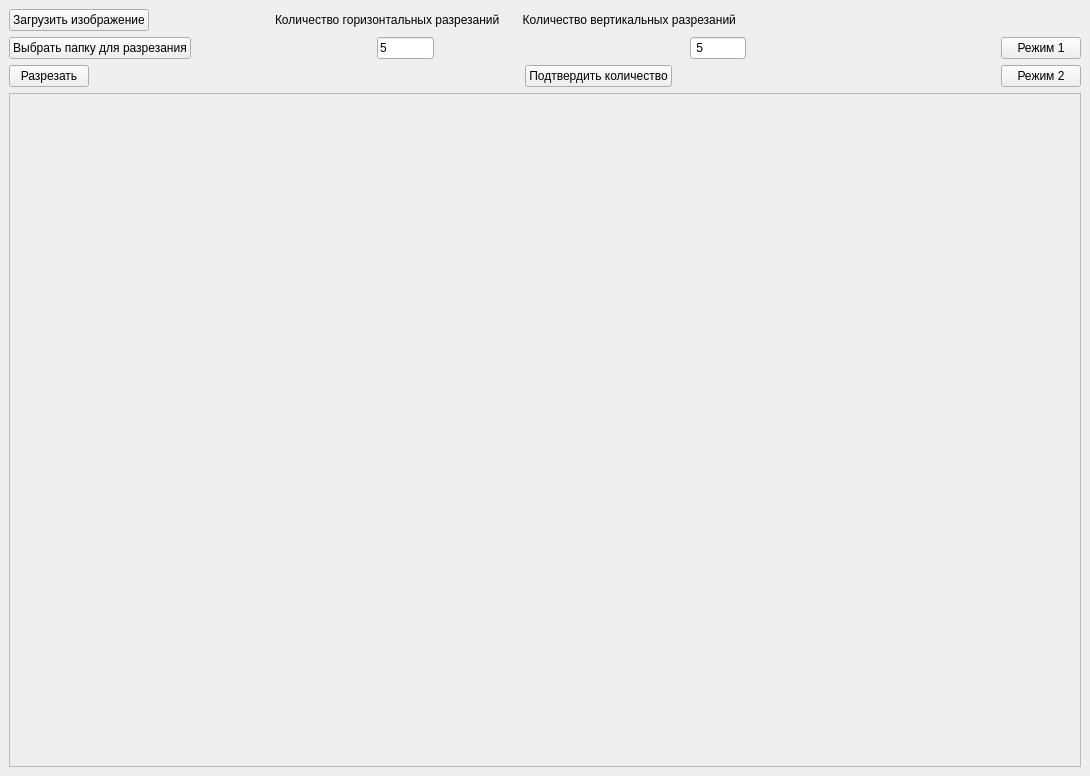
<?xml version="1.0" encoding="UTF-8"?>
<ui version="4.0">
 <class>MainWindow</class>
 <widget class="QMainWindow" name="MainWindow">
  <property name="geometry">
   <rect>
    <x>0</x>
    <y>0</y>
    <width>1090</width>
    <height>776</height>
   </rect>
  </property>
  <property name="windowTitle">
   <string>MainWindow</string>
  </property>
  <widget class="QWidget" name="centralwidget">
   <layout class="QVBoxLayout" name="verticalLayout">
    <item>
     <layout class="QHBoxLayout" name="horizontalLayout">
      <item>
       <widget class="QPushButton" name="btn_load_img">
        <property name="enabled">
         <bool>true</bool>
        </property>
        <property name="sizePolicy">
         <sizepolicy hsizetype="Maximum" vsizetype="Minimum">
          <horstretch>0</horstretch>
          <verstretch>0</verstretch>
         </sizepolicy>
        </property>
        <property name="styleSheet">
         <string notr="true">font: 12pt &quot;Century&quot;;</string>
        </property>
        <property name="text">
         <string>Загрузить изображение</string>
        </property>
       </widget>
      </item>
      <item>
       <spacer name="horizontalSpacer_3">
        <property name="orientation">
         <enum>Qt::Horizontal</enum>
        </property>
        <property name="sizeType">
         <enum>QSizePolicy::Fixed</enum>
        </property>
        <property name="sizeHint" stdset="0">
         <size>
          <width>120</width>
          <height>20</height>
         </size>
        </property>
       </spacer>
      </item>
      <item>
       <widget class="QLabel" name="label">
        <property name="enabled">
         <bool>true</bool>
        </property>
        <property name="sizePolicy">
         <sizepolicy hsizetype="Minimum" vsizetype="Fixed">
          <horstretch>0</horstretch>
          <verstretch>0</verstretch>
         </sizepolicy>
        </property>
        <property name="styleSheet">
         <string notr="true">font: 12pt &quot;Century&quot;;</string>
        </property>
        <property name="text">
         <string>Количество горизонтальных разрезаний       Количество вертикальных разрезаний</string>
        </property>
        <property name="textFormat">
         <enum>Qt::PlainText</enum>
        </property>
       </widget>
      </item>
     </layout>
    </item>
    <item>
     <layout class="QHBoxLayout" name="horizontalLayout_2">
      <item>
       <widget class="QPushButton" name="btn_choose_folder">
        <property name="styleSheet">
         <string notr="true">font: 12pt &quot;Century&quot;;</string>
        </property>
        <property name="text">
         <string>Выбрать папку для разрезания</string>
        </property>
       </widget>
      </item>
      <item>
       <spacer name="horizontalSpacer">
        <property name="orientation">
         <enum>Qt::Horizontal</enum>
        </property>
        <property name="sizeType">
         <enum>QSizePolicy::Fixed</enum>
        </property>
        <property name="sizeHint" stdset="0">
         <size>
          <width>180</width>
          <height>20</height>
         </size>
        </property>
       </spacer>
      </item>
      <item>
       <widget class="QLineEdit" name="lineEdit_x">
        <property name="toolTip">
         <string>&lt;html&gt;&lt;head/&gt;&lt;body&gt;&lt;p align=&quot;center&quot;&gt;&lt;br/&gt;&lt;/p&gt;&lt;/body&gt;&lt;/html&gt;</string>
        </property>
        <property name="whatsThis">
         <string>&lt;html&gt;&lt;head/&gt;&lt;body&gt;&lt;p align=&quot;center&quot;&gt;5&lt;/p&gt;&lt;p align=&quot;center&quot;&gt;&lt;br/&gt;&lt;/p&gt;&lt;/body&gt;&lt;/html&gt;</string>
        </property>
        <property name="styleSheet">
         <string notr="true">font: 12pt &quot;Century&quot;;</string>
        </property>
        <property name="text">
         <string>5</string>
        </property>
       </widget>
      </item>
      <item>
       <spacer name="horizontalSpacer_2">
        <property name="orientation">
         <enum>Qt::Horizontal</enum>
        </property>
        <property name="sizeType">
         <enum>QSizePolicy::Fixed</enum>
        </property>
        <property name="sizeHint" stdset="0">
         <size>
          <width>250</width>
          <height>20</height>
         </size>
        </property>
       </spacer>
      </item>
      <item>
       <widget class="QLineEdit" name="lineEdit_y">
        <property name="toolTip">
         <string>&lt;html&gt;&lt;head/&gt;&lt;body&gt;&lt;p align=&quot;center&quot;&gt;&lt;br/&gt;&lt;/p&gt;&lt;/body&gt;&lt;/html&gt;</string>
        </property>
        <property name="whatsThis">
         <string>&lt;html&gt;&lt;head/&gt;&lt;body&gt;&lt;p align=&quot;center&quot;&gt;&lt;br/&gt;&lt;/p&gt;&lt;/body&gt;&lt;/html&gt;</string>
        </property>
        <property name="styleSheet">
         <string notr="true">font: 12pt &quot;Century&quot;;</string>
        </property>
        <property name="text">
         <string> 5</string>
        </property>
       </widget>
      </item>
      <item>
       <spacer name="horizontalSpacer_4">
        <property name="orientation">
         <enum>Qt::Horizontal</enum>
        </property>
        <property name="sizeHint" stdset="0">
         <size>
          <width>300</width>
          <height>20</height>
         </size>
        </property>
       </spacer>
      </item>
      <item>
       <widget class="QPushButton" name="btn_mode_1">
        <property name="styleSheet">
         <string notr="true">font: 12pt &quot;Century&quot;;</string>
        </property>
        <property name="text">
         <string>Режим 1</string>
        </property>
       </widget>
      </item>
     </layout>
    </item>
    <item>
     <layout class="QHBoxLayout" name="horizontalLayout_4">
      <item>
       <widget class="QPushButton" name="btn_crop">
        <property name="styleSheet">
         <string notr="true">font: 12pt &quot;Century&quot;;</string>
        </property>
        <property name="text">
         <string>Разрезать</string>
        </property>
       </widget>
      </item>
      <item>
       <spacer name="horizontalSpacer_6">
        <property name="orientation">
         <enum>Qt::Horizontal</enum>
        </property>
        <property name="sizeType">
         <enum>QSizePolicy::Fixed</enum>
        </property>
        <property name="sizeHint" stdset="0">
         <size>
          <width>430</width>
          <height>20</height>
         </size>
        </property>
       </spacer>
      </item>
      <item>
       <widget class="QPushButton" name="btn_confirm">
        <property name="styleSheet">
         <string notr="true">font: 12pt &quot;Century&quot;;</string>
        </property>
        <property name="text">
         <string>Подтвердить количество</string>
        </property>
       </widget>
      </item>
      <item>
       <spacer name="horizontalSpacer_5">
        <property name="orientation">
         <enum>Qt::Horizontal</enum>
        </property>
        <property name="sizeHint" stdset="0">
         <size>
          <width>40</width>
          <height>20</height>
         </size>
        </property>
       </spacer>
      </item>
      <item>
       <widget class="QPushButton" name="btn_mode_2">
        <property name="styleSheet">
         <string notr="true">font: 12pt &quot;Century&quot;;</string>
        </property>
        <property name="text">
         <string>Режим 2</string>
        </property>
       </widget>
      </item>
     </layout>
    </item>
    <item>
     <widget class="QScrollArea" name="scrollArea">
      <property name="sizePolicy">
       <sizepolicy hsizetype="Expanding" vsizetype="Expanding">
        <horstretch>0</horstretch>
        <verstretch>0</verstretch>
       </sizepolicy>
      </property>
      <property name="widgetResizable">
       <bool>true</bool>
      </property>
      <property name="alignment">
       <set>Qt::AlignCenter</set>
      </property>
      <widget class="QWidget" name="scrollAreaWidgetContents">
       <property name="geometry">
        <rect>
         <x>0</x>
         <y>0</y>
         <width>1070</width>
         <height>648</height>
        </rect>
       </property>
      </widget>
     </widget>
    </item>
   </layout>
  </widget>
 </widget>
 <resources/>
 <connections/>
</ui>
